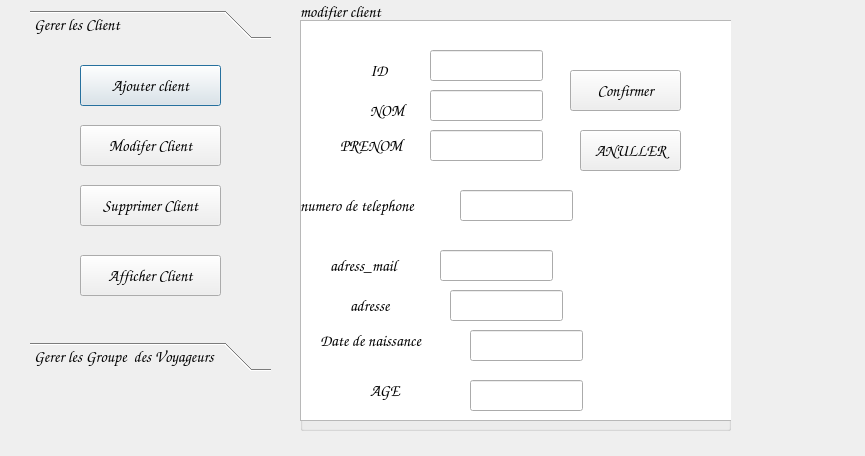
<?xml version="1.0" encoding="UTF-8"?>
<ui version="4.0">
 <class>update_client</class>
 <widget class="QDialog" name="update_client">
  <property name="geometry">
   <rect>
    <x>0</x>
    <y>0</y>
    <width>865</width>
    <height>456</height>
   </rect>
  </property>
  <property name="windowTitle">
   <string>Dialog</string>
  </property>
  <widget class="QToolBox" name="toolBox">
   <property name="geometry">
    <rect>
     <x>30</x>
     <y>10</y>
     <width>241</width>
     <height>361</height>
    </rect>
   </property>
   <property name="font">
    <font>
     <family>Comic Sans MS</family>
     <pointsize>12</pointsize>
    </font>
   </property>
   <property name="currentIndex">
    <number>0</number>
   </property>
   <widget class="QWidget" name="client">
    <property name="geometry">
     <rect>
      <x>0</x>
      <y>0</y>
      <width>241</width>
      <height>287</height>
     </rect>
    </property>
    <attribute name="label">
     <string>Gerer les Client </string>
    </attribute>
    <widget class="QPushButton" name="pushButton">
     <property name="geometry">
      <rect>
       <x>50</x>
       <y>20</y>
       <width>141</width>
       <height>41</height>
      </rect>
     </property>
     <property name="text">
      <string>Ajouter client</string>
     </property>
    </widget>
    <widget class="QPushButton" name="pushButton_2">
     <property name="geometry">
      <rect>
       <x>50</x>
       <y>80</y>
       <width>141</width>
       <height>41</height>
      </rect>
     </property>
     <property name="text">
      <string>Modifer Client</string>
     </property>
    </widget>
    <widget class="QPushButton" name="pushButton_3">
     <property name="geometry">
      <rect>
       <x>50</x>
       <y>140</y>
       <width>141</width>
       <height>41</height>
      </rect>
     </property>
     <property name="text">
      <string>Supprimer Client</string>
     </property>
    </widget>
    <widget class="QPushButton" name="pushButton_4">
     <property name="geometry">
      <rect>
       <x>50</x>
       <y>210</y>
       <width>141</width>
       <height>41</height>
      </rect>
     </property>
     <property name="text">
      <string>Afficher Client</string>
     </property>
    </widget>
   </widget>
   <widget class="QWidget" name="groupedevoyageurs">
    <property name="geometry">
     <rect>
      <x>0</x>
      <y>0</y>
      <width>241</width>
      <height>287</height>
     </rect>
    </property>
    <attribute name="label">
     <string>Gerer les Groupe  des Voyageurs</string>
    </attribute>
    <widget class="QPushButton" name="pushButton_5">
     <property name="geometry">
      <rect>
       <x>40</x>
       <y>30</y>
       <width>141</width>
       <height>41</height>
      </rect>
     </property>
     <property name="text">
      <string>Ajouter Groupe</string>
     </property>
    </widget>
    <widget class="QPushButton" name="pushButton_6">
     <property name="geometry">
      <rect>
       <x>40</x>
       <y>90</y>
       <width>141</width>
       <height>41</height>
      </rect>
     </property>
     <property name="text">
      <string>Modifer Groupe</string>
     </property>
    </widget>
    <widget class="QPushButton" name="pushButton_7">
     <property name="geometry">
      <rect>
       <x>40</x>
       <y>150</y>
       <width>141</width>
       <height>41</height>
      </rect>
     </property>
     <property name="text">
      <string>Supprimer Groupe</string>
     </property>
    </widget>
    <widget class="QPushButton" name="pushButton_8">
     <property name="geometry">
      <rect>
       <x>40</x>
       <y>210</y>
       <width>141</width>
       <height>41</height>
      </rect>
     </property>
     <property name="text">
      <string>Afficher Groupe</string>
     </property>
    </widget>
   </widget>
  </widget>
  <widget class="QGroupBox" name="groupBox">
   <property name="geometry">
    <rect>
     <x>300</x>
     <y>0</y>
     <width>431</width>
     <height>431</height>
    </rect>
   </property>
   <property name="font">
    <font>
     <family>Comic Sans MS</family>
     <pointsize>12</pointsize>
    </font>
   </property>
   <property name="title">
    <string>modifier client</string>
   </property>
   <widget class="QLineEdit" name="lineEdit_id">
    <property name="geometry">
     <rect>
      <x>130</x>
      <y>50</y>
      <width>113</width>
      <height>31</height>
     </rect>
    </property>
   </widget>
   <widget class="QLabel" name="label">
    <property name="geometry">
     <rect>
      <x>70</x>
      <y>60</y>
      <width>47</width>
      <height>21</height>
     </rect>
    </property>
    <property name="text">
     <string>&lt;html&gt;&lt;head/&gt;&lt;body&gt;&lt;p&gt;ID&lt;/p&gt;&lt;/body&gt;&lt;/html&gt;</string>
    </property>
   </widget>
   <widget class="QLineEdit" name="lineEdit_nom">
    <property name="geometry">
     <rect>
      <x>130</x>
      <y>90</y>
      <width>113</width>
      <height>31</height>
     </rect>
    </property>
   </widget>
   <widget class="QLabel" name="label_2">
    <property name="geometry">
     <rect>
      <x>70</x>
      <y>100</y>
      <width>47</width>
      <height>21</height>
     </rect>
    </property>
    <property name="text">
     <string>&lt;html&gt;&lt;head/&gt;&lt;body&gt;&lt;p&gt;NOM&lt;/p&gt;&lt;/body&gt;&lt;/html&gt;</string>
    </property>
   </widget>
   <widget class="QLineEdit" name="lineEdit_prenom">
    <property name="geometry">
     <rect>
      <x>130</x>
      <y>130</y>
      <width>113</width>
      <height>31</height>
     </rect>
    </property>
   </widget>
   <widget class="QLabel" name="label_3">
    <property name="geometry">
     <rect>
      <x>40</x>
      <y>130</y>
      <width>81</width>
      <height>31</height>
     </rect>
    </property>
    <property name="text">
     <string>&lt;html&gt;&lt;head/&gt;&lt;body&gt;&lt;p&gt;PRENOM&lt;/p&gt;&lt;/body&gt;&lt;/html&gt;</string>
    </property>
   </widget>
   <widget class="QLineEdit" name="lineEdit_mail">
    <property name="geometry">
     <rect>
      <x>140</x>
      <y>250</y>
      <width>113</width>
      <height>31</height>
     </rect>
    </property>
   </widget>
   <widget class="QLabel" name="label_4">
    <property name="geometry">
     <rect>
      <x>30</x>
      <y>250</y>
      <width>91</width>
      <height>31</height>
     </rect>
    </property>
    <property name="text">
     <string>&lt;html&gt;&lt;head/&gt;&lt;body&gt;&lt;p&gt;adress_mail&lt;/p&gt;&lt;/body&gt;&lt;/html&gt;</string>
    </property>
   </widget>
   <widget class="QLineEdit" name="lineEdit_adresse">
    <property name="geometry">
     <rect>
      <x>150</x>
      <y>290</y>
      <width>113</width>
      <height>31</height>
     </rect>
    </property>
   </widget>
   <widget class="QLabel" name="label_5">
    <property name="geometry">
     <rect>
      <x>50</x>
      <y>290</y>
      <width>71</width>
      <height>31</height>
     </rect>
    </property>
    <property name="text">
     <string>&lt;html&gt;&lt;head/&gt;&lt;body&gt;&lt;p&gt;adresse&lt;/p&gt;&lt;/body&gt;&lt;/html&gt;</string>
    </property>
   </widget>
   <widget class="QLineEdit" name="lineEdit_date">
    <property name="geometry">
     <rect>
      <x>170</x>
      <y>330</y>
      <width>113</width>
      <height>31</height>
     </rect>
    </property>
   </widget>
   <widget class="QLabel" name="label_7">
    <property name="geometry">
     <rect>
      <x>20</x>
      <y>330</y>
      <width>141</width>
      <height>21</height>
     </rect>
    </property>
    <property name="text">
     <string>Date de naissance</string>
    </property>
   </widget>
   <widget class="QPushButton" name="pushButton_9">
    <property name="geometry">
     <rect>
      <x>270</x>
      <y>70</y>
      <width>111</width>
      <height>41</height>
     </rect>
    </property>
    <property name="font">
     <font>
      <family>Comic Sans MS</family>
      <pointsize>12</pointsize>
     </font>
    </property>
    <property name="text">
     <string>Confirmer</string>
    </property>
   </widget>
   <widget class="QPushButton" name="pushButton_10">
    <property name="geometry">
     <rect>
      <x>280</x>
      <y>130</y>
      <width>101</width>
      <height>41</height>
     </rect>
    </property>
    <property name="font">
     <font>
      <family>Comic Sans MS</family>
      <pointsize>12</pointsize>
     </font>
    </property>
    <property name="text">
     <string>ANULLER</string>
    </property>
   </widget>
   <widget class="QTextBrowser" name="textBrowser">
    <property name="geometry">
     <rect>
      <x>0</x>
      <y>20</y>
      <width>451</width>
      <height>401</height>
     </rect>
    </property>
   </widget>
   <widget class="QLabel" name="label_6">
    <property name="geometry">
     <rect>
      <x>0</x>
      <y>190</y>
      <width>151</width>
      <height>31</height>
     </rect>
    </property>
    <property name="text">
     <string>&lt;html&gt;&lt;head/&gt;&lt;body&gt;&lt;p&gt;numero de telephone&lt;/p&gt;&lt;/body&gt;&lt;/html&gt;</string>
    </property>
   </widget>
   <widget class="QLineEdit" name="lineEdit_tel">
    <property name="geometry">
     <rect>
      <x>160</x>
      <y>190</y>
      <width>113</width>
      <height>31</height>
     </rect>
    </property>
   </widget>
   <widget class="QLineEdit" name="lineEdit_age">
    <property name="geometry">
     <rect>
      <x>170</x>
      <y>380</y>
      <width>113</width>
      <height>31</height>
     </rect>
    </property>
   </widget>
   <widget class="QLabel" name="label_8">
    <property name="geometry">
     <rect>
      <x>70</x>
      <y>380</y>
      <width>81</width>
      <height>21</height>
     </rect>
    </property>
    <property name="text">
     <string>AGE</string>
    </property>
   </widget>
   <zorder>textBrowser</zorder>
   <zorder>pushButton_9</zorder>
   <zorder>pushButton_10</zorder>
   <zorder>lineEdit_id</zorder>
   <zorder>label</zorder>
   <zorder>lineEdit_nom</zorder>
   <zorder>label_2</zorder>
   <zorder>lineEdit_prenom</zorder>
   <zorder>label_3</zorder>
   <zorder>lineEdit_mail</zorder>
   <zorder>label_4</zorder>
   <zorder>lineEdit_adresse</zorder>
   <zorder>label_5</zorder>
   <zorder>lineEdit_date</zorder>
   <zorder>label_7</zorder>
   <zorder>label_6</zorder>
   <zorder>lineEdit_tel</zorder>
   <zorder>lineEdit_age</zorder>
   <zorder>label_8</zorder>
  </widget>
 </widget>
 <resources/>
 <connections/>
</ui>
